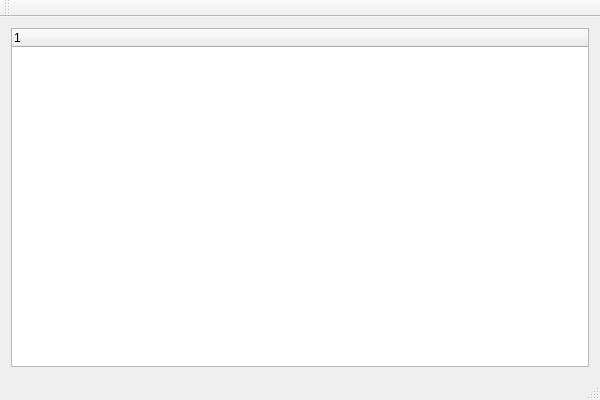
<?xml version="1.0" encoding="UTF-8"?>
<ui version="4.0">
 <class>Test12_6AClass</class>
 <widget class="QMainWindow" name="Test12_6AClass">
  <property name="geometry">
   <rect>
    <x>0</x>
    <y>0</y>
    <width>600</width>
    <height>400</height>
   </rect>
  </property>
  <property name="windowTitle">
   <string>Test12_6A</string>
  </property>
  <widget class="QWidget" name="centralWidget">
   <layout class="QHBoxLayout" name="horizontalLayout">
    <item>
     <widget class="QTreeWidget" name="treeWidget">
      <property name="alternatingRowColors">
       <bool>true</bool>
      </property>
      <property name="rootIsDecorated">
       <bool>true</bool>
      </property>
      <column>
       <property name="text">
        <string notr="true">1</string>
       </property>
      </column>
     </widget>
    </item>
   </layout>
  </widget>
  <widget class="QMenuBar" name="menuBar">
   <property name="geometry">
    <rect>
     <x>0</x>
     <y>0</y>
     <width>600</width>
     <height>21</height>
    </rect>
   </property>
  </widget>
  <widget class="QToolBar" name="mainToolBar">
   <attribute name="toolBarArea">
    <enum>TopToolBarArea</enum>
   </attribute>
   <attribute name="toolBarBreak">
    <bool>false</bool>
   </attribute>
  </widget>
  <widget class="QStatusBar" name="statusBar"/>
 </widget>
 <layoutdefault spacing="6" margin="11"/>
 <resources>
  <include location="test12_6a.qrc"/>
 </resources>
 <connections/>
</ui>
